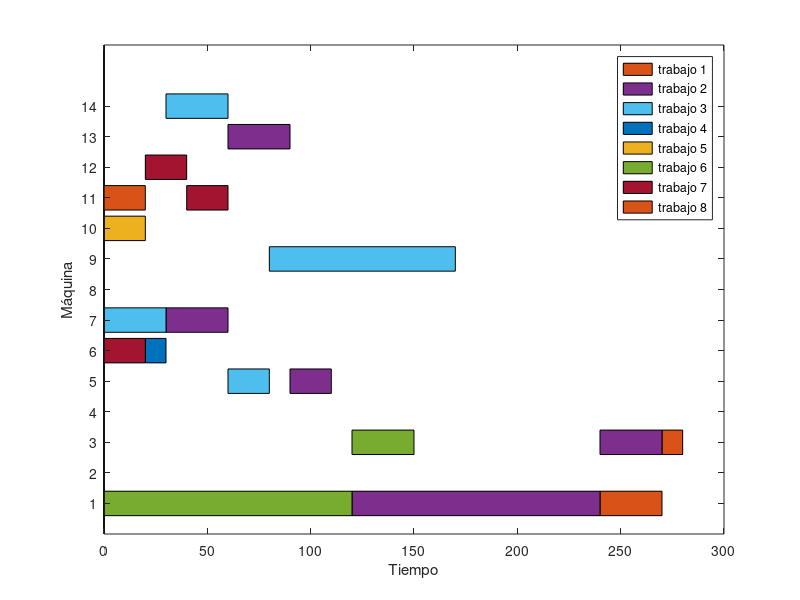

Source code (MATLAB):
function[] = graph_g()%chrom)


chrom = [3,2,6,3,3,2,2,2,1,7,8,6,2,3,7,7,4,1,5];
%chrom =  [2,7,3,2,2,6,2,1,7,3,6,2,3,5,8,1,3,4,7];
%chrom = [2,7,3,6,2,2,3,2,6,3,2,4,7,5,1,7,1,3,8];

mach = csvread('mach.csv');
dist = csvread('time_jss.csv');

machine = zeros(14,1);
tent = zeros (19,4);
index = zeros(8,5);
tent(:,1) = chrom(1,:);
mindex= zeros(14,8);
g = zeros(14,8);
gt = zeros(14,8);

v = [];
n = 1;

for i = 1:19
    
    for j = 1:length(v)
        c = any(v(1,j) == chrom(1,i));
        n = n + c;
    end
    
    index(chrom(1,i),n) = i;
    tent(i,2) = mach(chrom(1,i),n);
    tent(i,3) = dist(tent(i,2), tent(i,1));
    
    if n == 1
        indx = index(chrom(1,i),n);
        if machine(tent(i,2),1) >= tent(indx,4)
            tent(i,4) = machine(tent(i,2),1) + tent(i,3);
            machine(tent(i,2),1) = tent(i,4);
            
        else
            tent(i,4) = tent(indx,4) + tent(i,3);
            machine(tent(i,2),1) = tent(i,4);
        end    
        %g(tent(i,2),n) = tent(i,3);
    elseif n > 1
        indx = index(chrom(1,i),n-1);
        if machine(tent(i,2),1) >= tent(indx,4)
            tent(i,4) = machine(tent(i,2),1) + tent(i,3);
            %gt(tent(i,2),n) = tent(i,4) - machine(tent(i,2),1) - tent(i,3);
            machine(tent(i,2),1) = tent(i,4);
        else
            tent(i,4) = tent(indx,4) + tent(i,3);
            %machine(tent(i,2),1) = tent(i,4);
            %gt(tent(i,2),n) = tent(i,4) - machine(tent(i,2),1) - tent(i,3);
            machine(tent(i,2),1) = tent(i,4);
        end  
        %g(tent(i,2),n) = tent(i,3);

    end            
    v = [v,chrom(1,i)];
    n = 1;
end




vm = [];
m = 1;
%mt = zeros(14,1);
for ii = 1:19
    for jj = 1:length(vm)
        c = any(vm(1,jj) == tent(ii,2));
        m = m + c;
    end
    
    mindex(tent(ii,2),m) = ii;
    g(tent(ii,2),m) = tent(ii,3);
    if m == 1
        gt(tent(ii,2),m) = tent(ii,4) - tent(ii,3);
    elseif m > 1
        m1 = m-1;
        r = mindex(tent(ii,2),m1);
        vta = tent(r,4);
        %disp(r)
        gt(tent(ii,2),m) = tent(ii,4) - tent(ii,3) - vta;
    end    
    
    vm = [vm,tent(ii,2)];
    m = 1;
end  

g = zeros(14,1);
gt = zeros(14,1);
aa = 1;
for an = 1:19
    if tent(an,1) == 1
        %a_index = [a_index,an];
        g(tent(an,2),aa) = tent(an,3);
        gt(tent(an,2),aa) = tent(an,4) - tent(an,3);
        
    end
end

Positions=[1,2,3,4,5,6,7,8,9,10,11,12,13,14];

Gap_Duration=[gt(1,1),g(1,1);
               0,0;
               gt(3,1),g(3,1);
               0,0;
               gt(5,1),g(5,1);
               gt(6,1),g(6,1);
               gt(7,1),g(7,1);
               0,0;
               gt(9,1),g(9,1);
               gt(10,1),g(10,1);
               gt(11,1),g(11,1);
               gt(12,1),g(12,1);
               gt(13,1),g(13,1);
               gt(14,1),g(14,1)];

H1 = barh(Positions,Gap_Duration,'stacked');
set(H1(1),'Visible','off');

%legend(H1(2),{"Trabajo 1"})

hold on;

g = zeros(14,1);
gt = zeros(14,1);
aa = 1;
for an = 1:19
    if tent(an,1) == 2
        %a_index = [a_index,an];
        g(tent(an,2),aa) = tent(an,3);
        gt(tent(an,2),aa) = tent(an,4) - tent(an,3);
        
    end
end

Positions=[1,2,3,4,5,6,7,8,9,10,11,12,13,14];

Gap_Duration=[gt(1,1),g(1,1);
               0,0;
               gt(3,1),g(3,1);
               0,0;
               gt(5,1),g(5,1);
               gt(6,1),g(6,1);
               gt(7,1),g(7,1);
               0,0;
               gt(9,1),g(9,1);
               gt(10,1),g(10,1);
               gt(11,1),g(11,1);
               gt(12,1),g(12,1);
               gt(13,1),g(13,1);
               gt(14,1),g(14,1)];

H2 = barh(Positions,Gap_Duration,'stacked');
set(H2(1),'Visible','off');
%legend([H1(2),H2(2)],{'Trabajo 1','Trabajo 2'})




g = zeros(14,1);
gt = zeros(14,1);
aa = 1;
for an = 1:19
    if tent(an,1) == 3
        %a_index = [a_index,an];
        g(tent(an,2),aa) = tent(an,3);
        gt(tent(an,2),aa) = tent(an,4) - tent(an,3);
        
    end
    a = 1;
end

Positions=[1,2,3,4,5,6,7,8,9,10,11,12,13,14];

Gap_Duration=[gt(1,1),g(1,1);
               0,0;
               gt(3,1),g(3,1);
               0,0;
               gt(5,1),g(5,1);
               gt(6,1),g(6,1);
               gt(7,1),g(7,1);
               0,0;
               gt(9,1),g(9,1);
               gt(10,1),g(10,1);
               gt(11,1),g(11,1);
               gt(12,1),g(12,1);
               gt(13,1),g(13,1);
               gt(14,1),g(14,1)];

H3 = barh(Positions,Gap_Duration,'stacked');
set(H3(1),'Visible','off');
%legend([H1(2),H2(2),H3(2)],{'Trabajo 1','Trabajo 2','Trabajo 3'})





g = zeros(14,1);
gt = zeros(14,1);
aa = 1;
for an = 1:19
    if tent(an,1) == 4
        %a_index = [a_index,an];
        g(tent(an,2),aa) = tent(an,3);
        gt(tent(an,2),aa) = tent(an,4) - tent(an,3);
        
    end
    a = 1;
end

Positions=[1,2,3,4,5,6,7,8,9,10,11,12,13,14];

Gap_Duration=[gt(1,1),g(1,1);
               0,0;
               gt(3,1),g(3,1);
               0,0;
               gt(5,1),g(5,1);
               gt(6,1),g(6,1);
               gt(7,1),g(7,1);
               0,0;
               gt(9,1),g(9,1);
               gt(10,1),g(10,1);
               gt(11,1),g(11,1);
               gt(12,1),g(12,1);
               gt(13,1),g(13,1);
               gt(14,1),g(14,1)];

H4 = barh(Positions,Gap_Duration,'stacked');
set(H4(1),'Visible','off');

%legend([H1(2),H2(2),H3(2),H4(2)],{'Trabajo 1','Trabajo 2','trabajo 3','trabajo 4'})







g = zeros(14,1);
gt = zeros(14,1);
aa = 1;
for an = 1:19
    if tent(an,1) == 5
        %a_index = [a_index,an];
        g(tent(an,2),aa) = tent(an,3);
        gt(tent(an,2),aa) = tent(an,4) - tent(an,3);
        
    end
    a = 1;
end

Positions=[1,2,3,4,5,6,7,8,9,10,11,12,13,14];

Gap_Duration=[gt(1,1),g(1,1);
               0,0;
               gt(3,1),g(3,1);
               0,0;
               gt(5,1),g(5,1);
               gt(6,1),g(6,1);
               gt(7,1),g(7,1);
               0,0;
               gt(9,1),g(9,1);
               gt(10,1),g(10,1);
               gt(11,1),g(11,1);
               gt(12,1),g(12,1);
               gt(13,1),g(13,1);
               gt(14,1),g(14,1)];

H5 = barh(Positions,Gap_Duration,'stacked');
set(H5(1),'Visible','off');




g = zeros(14,1);
gt = zeros(14,1);
aa = 1;
for an = 1:19
    if tent(an,1) == 6
        %a_index = [a_index,an];
        g(tent(an,2),aa) = tent(an,3);
        gt(tent(an,2),aa) = tent(an,4) - tent(an,3);
        
    end
    a = 1;
end

Positions=[1,2,3,4,5,6,7,8,9,10,11,12,13,14];

Gap_Duration=[gt(1,1),g(1,1);
               0,0;
               gt(3,1),g(3,1);
               0,0;
               gt(5,1),g(5,1);
               gt(6,1),g(6,1);
               gt(7,1),g(7,1);
               0,0;
               gt(9,1),g(9,1);
               gt(10,1),g(10,1);
               gt(11,1),g(11,1);
               gt(12,1),g(12,1);
               gt(13,1),g(13,1);
               gt(14,1),g(14,1)];

H6 = barh(Positions,Gap_Duration,'stacked');
set(H6(1),'Visible','off');






g = zeros(14,1);
gt = zeros(14,1);
aa = 1;
for an = 1:19
    if tent(an,1) == 7
        %a_index = [a_index,an];
        g(tent(an,2),aa) = tent(an,3);
        gt(tent(an,2),aa) = tent(an,4) - tent(an,3);
        
    end
    a = 1;
end

Positions=[1,2,3,4,5,6,7,8,9,10,11,12,13,14];

Gap_Duration=[gt(1,1),g(1,1);
               0,0;
               gt(3,1),g(3,1);
               0,0;
               gt(5,1),g(5,1);
               gt(6,1),g(6,1);
               gt(7,1),g(7,1);
               0,0;
               gt(9,1),g(9,1);
               gt(10,1),g(10,1);
               gt(11,1),g(11,1);
               gt(12,1),g(12,1);
               gt(13,1),g(13,1);
               gt(14,1),g(14,1)];

H7 = barh(Positions,Gap_Duration,'stacked');
set(H7(1),'Visible','off');



g = zeros(14,1);
gt = zeros(14,1);
aa = 1;
for an = 1:19
    if tent(an,1) == 8
        %a_index = [a_index,an];
        g(tent(an,2),aa) = tent(an,3);
        gt(tent(an,2),aa) = tent(an,4) - tent(an,3);
        
    end
    a = 1;
end

Positions=[1,2,3,4,5,6,7,8,9,10,11,12,13,14];

Gap_Duration=[gt(1,1),g(1,1);
               0,0;
               gt(3,1),g(3,1);
               0,0;
               gt(5,1),g(5,1);
               gt(6,1),g(6,1);
               gt(7,1),g(7,1);
               0,0;
               gt(9,1),g(9,1);
               gt(10,1),g(10,1);
               gt(11,1),g(11,1);
               gt(12,1),g(12,1);
               gt(13,1),g(13,1);
               gt(14,1),g(14,1)];

H8 = barh(Positions,Gap_Duration,'stacked');
set(H8(1),'Visible','off');

ylabel('Máquina')
xlabel('Tiempo')

legend([H1(2) H2(2) H3(2) H4(2) H5(2) H6(2) H7(2) H8(2)],'trabajo 1','trabajo 2','trabajo 3','trabajo 4','trabajo 5','trabajo 6','trabajo 7', 'trabajo 8')

hold off;

end